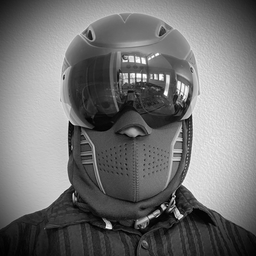
#> input picture python/24-compressed-sensing/data/portrait.png, 256 x 256 px
$ jupyter execute cs_sparsity.ipynb
#> lines starting #> are read from the running program, lines starting #| are printed output that depends on the picture
# Sparsity is the whole premise

Compressed sensing rests on one empirical fact: **natural signals are not
random**. They are sparse, or at least *compressible*, in some transform
basis $\boldsymbol{\Psi}$, even when they look dense in the measurement
domain. JPEG is the everyday proof: it throws away most of the DCT
coefficients of an image and nobody notices. This notebook makes that claim
measurable, first for a 1-D signal and then for a real photograph.

**In this notebook you will**

* build a two-tone signal that is dense in time but exactly 2-sparse in the
  discrete cosine transform (DCT);
* keep only the largest 1%, 5% and 20% of the DCT coefficients of a portrait
  and measure the reconstruction error and PSNR;
* compare how fast the sorted DCT magnitudes of the image and of white noise
  decay, which is what "compressible" means in practice.

**Before this notebook:** nothing; this is the first notebook of the module.
**Next:** `cs_illustrations` (the measurement model
$\boldsymbol{y}=\mathbf{C}\boldsymbol{\Psi}\boldsymbol{s}$ drawn as matrix
pictures).

**Runtime:** a few seconds on a laptop.

### Notation

* $\boldsymbol{x}\in\mathbb{R}^n$: the signal (samples or pixels), $n$ entries.
* $\boldsymbol{\Psi}\in\mathbb{R}^{n\times n}$: an orthonormal basis (here the
  inverse DCT), whose columns are the basis functions.
* $\boldsymbol{s}\in\mathbb{R}^n$: the coefficients of $\boldsymbol{x}$ in that
  basis, so that

$$\boldsymbol{x} = \boldsymbol{\Psi}\boldsymbol{s},\qquad
  \|\boldsymbol{s}\|_0 = k \ll n .$$

* $\|\boldsymbol{s}\|_0$: the number of nonzero entries of $\boldsymbol{s}$.
  A signal is $k$-sparse when $k$ of its coefficients are nonzero, and
  *compressible* when a few coefficients are large and the rest are small
  but not exactly zero.

The uncomfortable question this sets up: if we are going to discard 99% of
the coefficients anyway, **why did we measure all $n$ samples in the first
place?**

### Setup

Imports, the course plotting style, and the output folder for figures.
`save_dual` writes each figure twice (a light and a dark version). The
random generator `rng` is only used later to draw a white-noise image for
comparison.

[cell 1]
import sys, os
sys.path.insert(0, os.path.abspath(os.path.join('..', '..')))
import numpy as np
import matplotlib.pyplot as plt
from scipy.fft import dct, idct, dctn, idctn
from pyutils import set_plot_style, save_dual, fg, muted
set_plot_style()
#> (this line was passed over: pyutils is not available in this run)

FIG = os.path.abspath(os.path.join('..', 'figures')); os.makedirs(FIG, exist_ok=True)
rng = np.random.default_rng(0)

## 1. A two-tone signal: dense in time, 2-sparse in frequency

The signal $x(t)=\cos(2\pi f_1 t)+\cos(2\pi f_2 t)$ has $n$ nonzero samples
and exactly two nonzero DCT coefficients. Sampling on the half-grid
$t_j=(j+\tfrac12)T/n$ aligns the cosines with the DCT-II basis functions
$\cos\!\big(\pi(j+\tfrac12)k/n\big)$, so the sparsity is exact rather than
approximate: frequency $f$ sits at index $k=2fT$.

Symbols in the cell below:

* $n$ = `N1D` = 1024 samples over a window of length $T$ = `T` = 1 s;
* $f_1$ = `F1` = 97 Hz and $f_2$ = `F2` = 337 Hz, the two tones;
* $\boldsymbol{x}$ = `x1d`, the sampled signal; $\boldsymbol{s}$ = `s1d`, its
  orthonormal DCT, so $\boldsymbol{x}=\boldsymbol{\Psi}\boldsymbol{s}$ with
  $\boldsymbol{\Psi}$ the inverse DCT;
* `nnz`: the number of DCT coefficients larger than $10^{-8}$ times the
  largest one (anything smaller is floating-point round-off).

The asserts check that exactly two coefficients are nonzero and that they
sit at the predicted indices $k_1=2f_1T$ and $k_2=2f_2T$. The last lines
compare the grid with the Nyquist rate $2f_{\max}$, the classical minimum
sampling rate for a signal whose highest frequency is $f_{\max}$.

[cell 2]
N1D, T = 1024, 1.0
F1, F2 = 97.0, 337.0                       # Hz
t = (np.arange(N1D) + 0.5) * T / N1D
x1d = np.cos(2*np.pi*F1*t) + np.cos(2*np.pi*F2*t)
s1d = dct(x1d, norm='ortho')            # s = Psi^T x (orthonormal DCT-II)

k1, k2 = int(round(2*F1*T)), int(round(2*F2*T))   # predicted DCT indices k = 2 f T
nnz = int(np.sum(np.abs(s1d) > 1e-8*np.max(np.abs(s1d))))
print(f"time domain: {np.sum(np.abs(x1d) > 1e-8)} / {N1D} samples nonzero")
print(f"DCT domain : {nnz} / {N1D} coefficients nonzero, at k = {k1}, {k2}")
assert nnz == 2, "the two-tone signal must be exactly 2-sparse in the DCT"
# the two tones must dominate every other coefficient by a factor of at least 1000
assert np.abs(s1d[[k1, k2]]).min() > 1e3*np.abs(np.delete(s1d, [k1, k2])).max()

# Nyquist for this signal: 2*f_max samples per second.
NYQ = 2*F2
print(f"Nyquist rate for f_max = {F2:.0f} Hz is {NYQ:.0f} samples/s; "
      f"the grid above uses {N1D/T:.0f} samples/s")

All 1024 time samples are nonzero, yet only 2 of the 1024 DCT coefficients
are, at $k$ = 194 and 674 (that is, $2\times97$ and $2\times337$). The
signal needs two numbers in the right basis. Classical sampling, by
contrast, asks for at least 674 samples per second here (the grid uses
1024), no matter how simple the signal is.

## 2. Compressibility of an image in the DCT

A real photograph: the $256\times256$ grayscale portrait used in several
notebooks of this module. We keep the largest $p$% of its DCT coefficients,
zero the rest, and invert.

The cell below does the following.

* Loads the portrait as `img`, a $256\times256$ array with values in $[0,1]$.
* Computes its 2-D orthonormal DCT `S_img` (the 2-D version of
  $\boldsymbol{s}$) and `mag`, the coefficient magnitudes sorted from
  largest to smallest.
* `keep_top(S, frac)` keeps the largest fraction `frac` of the coefficients
  by magnitude and sets the rest to zero. This is "best $k$-term
  approximation", the ideal compression for a given $k$.
* `psnr(a, b)` is the peak signal-to-noise ratio,
  $\mathrm{PSNR}=10\log_{10}(1/\mathrm{MSE})$ in decibels, where MSE is the mean
  squared pixel error. Higher is better; about 30 dB is usually hard to tell
  apart from the original by eye.
* The relative error is
  $\|\hat{\boldsymbol{x}}-\boldsymbol{x}\|_2/\|\boldsymbol{x}\|_2$, with
  $\hat{\boldsymbol{x}}$ the reconstruction.
* Finally it reports the fraction of the total energy
  $\sum_i s_i^2$ held by the largest 1%, 5% and 20% of the coefficients.

[cell 3]
from PIL import Image
NIMG = 256
img = np.asarray(Image.open(os.path.join('..', 'data', 'portrait.png')).convert('L')
                 .resize((NIMG, NIMG), Image.LANCZOS), float) / 255.0

S_img = dctn(img, norm='ortho')
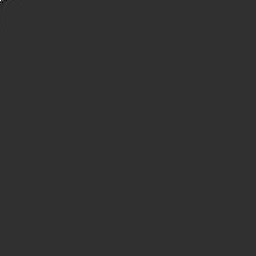
#> S_img: shape (256, 256) float64; min -27.19, max 115.7, mean 0; drawn with min black and max white
mag = np.sort(np.abs(S_img).ravel())[::-1]
print(f"image {img.shape}, DCT coefficients: {S_img.size}")
#| image (256, 256), DCT coefficients: 65536


def keep_top(S, frac):
    """Zero all but the largest `frac` fraction of coefficients (by magnitude)."""
    k = max(1, int(round(frac*S.size)))
    thresh = np.sort(np.abs(S).ravel())[::-1][k-1]
    return np.where(np.abs(S) >= thresh, S, 0.0), k


def psnr(a, b):
    """Peak signal-to-noise ratio in dB for images with values in [0, 1]."""
    mse = np.mean((a - b)**2)
    return 10*np.log10(1.0/mse)          # data range is [0, 1]


FRACS = [0.01, 0.05, 0.20]
recons, stats = {}, {}
for f in FRACS:
    Sk, kkept = keep_top(S_img, f)
    r = idctn(Sk, norm='ortho')              # back to pixels
    relerr = np.linalg.norm(r - img)/np.linalg.norm(img)
    recons[f] = r
    stats[f] = (kkept, relerr, psnr(img, r))
    print(f"top {100*f:5.1f}%  ({kkept:6d} coeffs)  rel. error {relerr:.4f}   PSNR {psnr(img, r):5.2f} dB")
#> this loop made 3 passes
#> (thresh in keep_top, kkept, relerr) on passes 1 to 3: (0.411, 655, 0.12), (0.146, 3277, 0.0779), (0.0549, 13107, 0.0413)
#| top   1.0%  (   655 coeffs)  rel. error 0.1201   PSNR 24.18 dB
#| top   5.0%  (  3277 coeffs)  rel. error 0.0779   PSNR 27.95 dB
#| top  20.0%  ( 13107 coeffs)  rel. error 0.0413   PSNR 33.46 dB
#> pass 1, `r = idctn(Sk, norm='ortho')`:
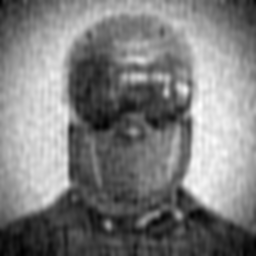
#> r: shape (256, 256) float64; min -0.0321, max 0.945, mean 0.452; drawn with min black and max white
#> pass 2, `r = idctn(Sk, norm='ortho')`:
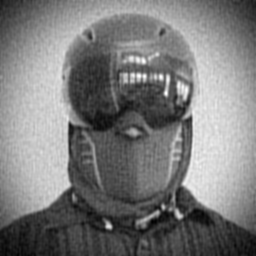
#> r: shape (256, 256) float64; min -0.0529, max 0.994, mean 0.452; drawn with min black and max white
#> after the loop, recons = 3 items; stats = {0.01: (655, 0.12, 24.18), 0.05: (3277, 0.0779, 27.95), 0.2: (13107, 0.0413, 33.46)}

# energy captured by the top 1 / 5 / 20 %
etot = np.sum(mag**2)
#> etot = 17342.5
for f in FRACS:
    k = int(round(f*S_img.size))
    print(f"top {100*f:5.1f}% of coefficients hold {100*np.sum(mag[:k]**2)/etot:.3f}% of the energy")
#> this loop made 3 passes
#| top   1.0% of coefficients hold 98.558% of the energy
#| top   5.0% of coefficients hold 99.394% of the energy
#| top  20.0% of coefficients hold 99.829% of the energy

The table says that 655 coefficients (1%) already give a relative error of
0.1201, and 13107 coefficients (20%) bring it down to 0.0413 at 33.46 dB.
The energy lines are even more striking: the top 1% of coefficients holds
98.558% of the energy and the top 20% holds 99.829%.

### Checking the claims

The asserts below turn the statements made about the figure into checks:
error bounds for each kept fraction, and a compressibility test. For the
test we take the DCT of a white-noise image of the same size (`noise`,
independent standard normal pixels) and compare the magnitude at the 1%
rank, divided by the largest magnitude, for the image (`decay`) and for the
noise (`decay_noise`). A small ratio means the magnitudes have collapsed by
that rank.

[cell 4]
assert stats[0.20][1] < 0.05 and stats[0.20][2] > 32, "20% of the DCT coefficients: <5% error, >32 dB"
assert stats[0.05][1] < 0.09, "5% of the coefficients should still be visually faithful"
assert stats[0.01][1] < 0.13, "even 1% should keep the gross structure"
# compressibility = fast decay of the sorted magnitudes (power law, not flat)
noise = rng.standard_normal(img.shape)
mag_noise = np.sort(np.abs(dctn(noise, norm='ortho')).ravel())[::-1]
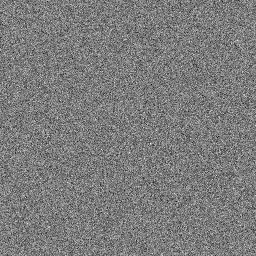
#> noise: shape (256, 256) float64; min -4.49, max 4.73, mean 0.00244; drawn with min black and max white
decay = mag[int(0.01*mag.size)]/mag[0]
#> decay = 0.00354
decay_noise = mag_noise[int(0.01*mag.size)]/mag_noise[0]
#> decay_noise = 0.59
print(f"magnitude at the 1% rank, relative to the largest: image {decay:.2e}, white noise {decay_noise:.2e}")
#| magnitude at the 1% rank, relative to the largest: image 3.54e-03, white noise 5.90e-01
assert decay < 0.05*decay_noise, "the image must be far more compressible than noise"

At the 1% rank the image coefficients have fallen to $3.54\times10^{-3}$ of
the largest one, while white noise is still at $5.90\times10^{-1}$. At that
rank the image coefficients are more than a hundred times smaller,
relatively, than the noise coefficients: the image is compressible, the
noise is not.

## 3. Figures

The first figure shows the two-tone signal in three ways: the waveform in
time, its DCT spectrum, and its DCT magnitudes sorted from largest to
smallest on a log scale. The DCT index $k$ is converted to frequency in Hz
by $f=k/(2T)$.

[cell 5]
# [14 lines left out: function plot_signal_sparse, not called in this run]


save_dual(plot_signal_sparse, 'cs_signal_sparse', FIG)
#> (this line was passed over: pyutils is not available in this run)
plt.show()

**How to read this figure.** Left: the first 220 of the 1024 samples of
$x(t)$ against time $t$ in seconds. Middle: the DCT magnitude $|s_k|$ against
frequency in Hz, shown from 0 to 512 Hz. Right: all 1024 magnitudes sorted
from largest to smallest (rank on the horizontal axis), on a logarithmic
vertical axis.

**What it shows.** The waveform looks irregular and every one of its 1024
samples is nonzero. The spectrum has only two spikes, at 97 and 337 Hz, and
is zero elsewhere. In the sorted plot the first 2 values are large and the
next value drops by more than ten orders of magnitude, down to round-off
level. Sparsity is a property of the signal *in a basis*: the same vector
is fully dense in time and 2-sparse in the DCT.

The second figure does the same for the portrait and adds the compressed
reconstructions.

[cell 6]
# [27 lines left out: function plot_sparsity_image, not called in this run]


save_dual(plot_sparsity_image, 'cs_sparsity_image', FIG)
#> (this line was passed over: pyutils is not available in this run)
